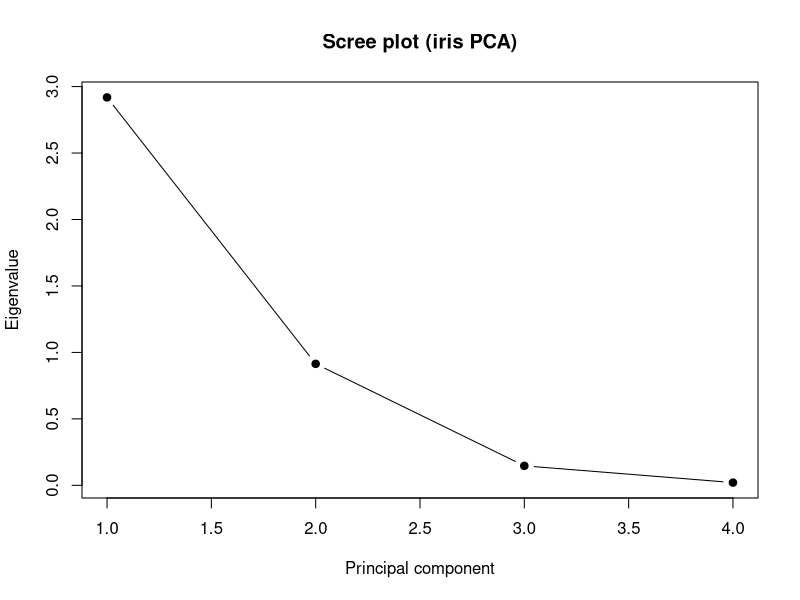
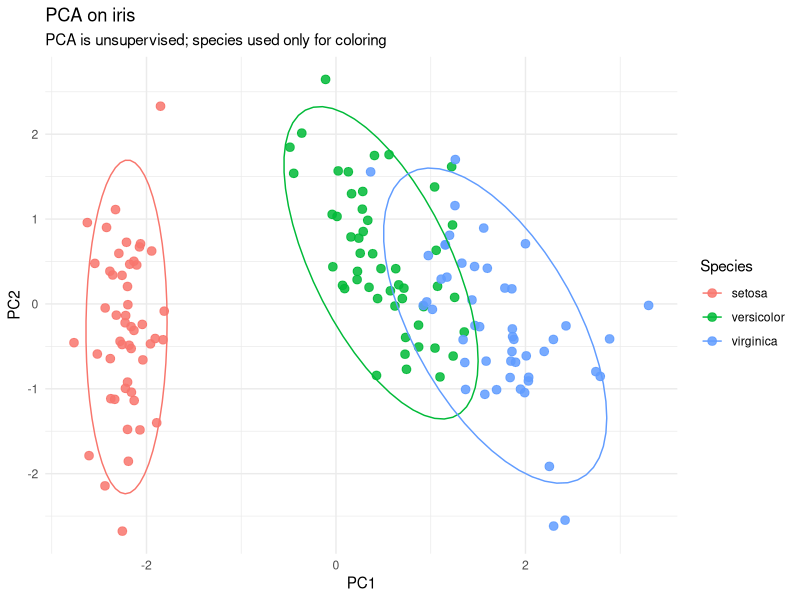
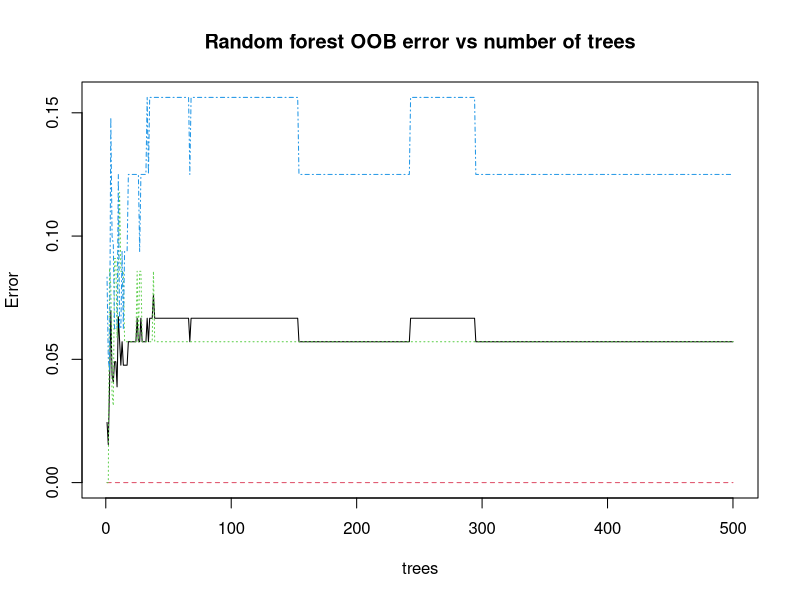
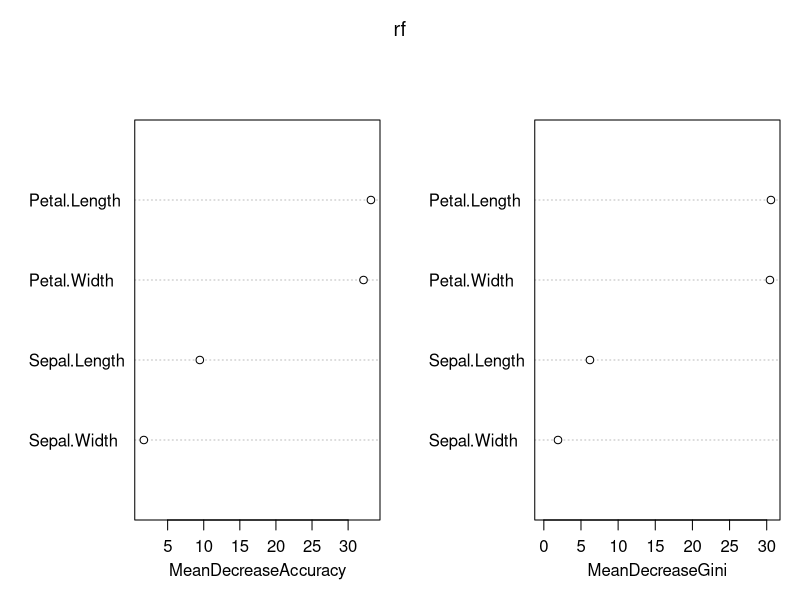

The R source for these figures, in order:
## ---- chunk 1
# For reproducible results
set.seed(1)

# Packages used today
library(ggplot2)
library(psych)        # Bartlett's test
library(randomForest) # Random forest

# Data
data(iris)
## ---- chunk 2
head(iris)
str(iris)
## ---- chunk 3
iris_num <- iris[, 1:4]
iris_species <- iris$Species

round(cor(iris_num), 2)
## ---- chunk 4
bart <- cortest.bartlett(cor(iris_num), n = nrow(iris_num))
bart
## ---- chunk 5
pca <- prcomp(iris_num, center = TRUE, scale. = TRUE)
summary(pca)
## ---- chunk 6
eig <- pca$sdev^2
pve <- eig / sum(eig)

pca_var_table <- data.frame(
  PC = paste0("PC", 1:length(eig)),
  Eigenvalue = round(eig, 3),
  PVE = round(pve, 3),
  CumPVE = round(cumsum(pve), 3)
)
pca_var_table
## ---- chunk 7
plot(eig, type = "b", pch = 19,
     xlab = "Principal component",
     ylab = "Eigenvalue",
     main = "Scree plot (iris PCA)")
## ---- chunk 8
head(pca$x)
pca$rotation
## ---- chunk 9
scores <- as.data.frame(pca$x)
scores$Species <- iris_species

plt <- ggplot(scores, aes(PC1, PC2, color = Species)) +
  geom_point(size = 2.6, alpha = 0.85) +
  theme_minimal() +
  labs(title = "PCA on iris", subtitle = "PCA is unsupervised; species used only for coloring")

plt + stat_ellipse() # 95% CI


## ---- chunk 10
man <- manova(cbind(PC1, PC2) ~ Species, data = scores)
summary(man, test = "Pillai")
## ---- chunk 11
set.seed(42)
id_train <- sample(seq_len(nrow(iris)), size = 0.7 * nrow(iris))
train <- iris[id_train, ]
test  <- iris[-id_train, ]
## ---- chunk 12
set.seed(123)
rf <- randomForest(
  Species ~ ., data = train,
  ntree = 500,
  mtry = 2,
  importance = TRUE
)
rf
## ---- chunk 13
pred <- predict(rf, newdata = test)
conf <- table(Observed = test$Species, Predicted = pred)
conf

acc <- mean(pred == test$Species)
acc
## ---- chunk 14
plot(rf, main = "Random forest OOB error vs number of trees")
## ---- chunk 15
importance(rf)
varImpPlot(rf)
